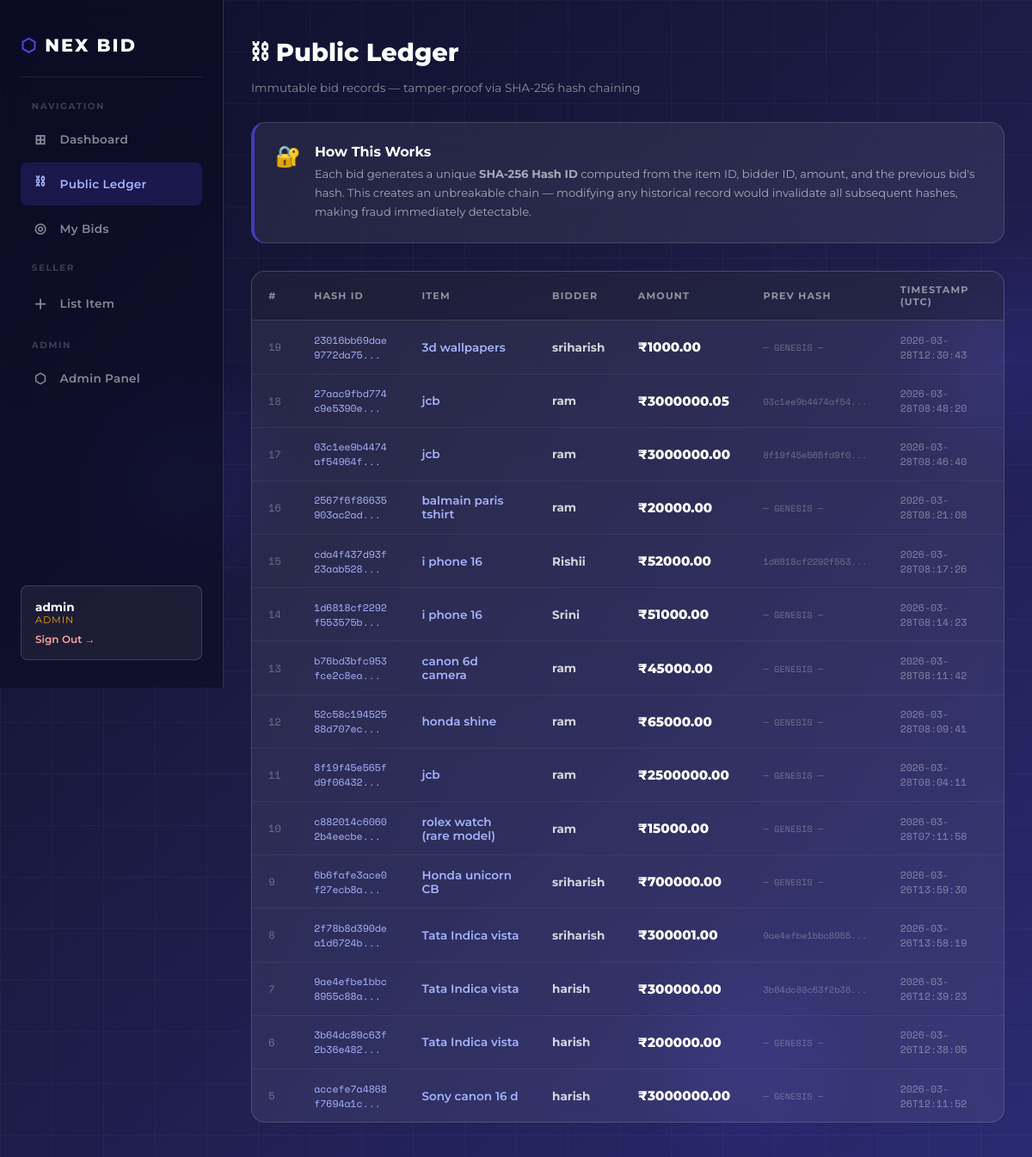
Screenshot of /ledger (signed in) with the database file from the repository.
### tables this page shows
CREATE TABLE public_ledger (
        id INTEGER PRIMARY KEY AUTOINCREMENT,
        hash_id TEXT UNIQUE NOT NULL,
        item_id INTEGER NOT NULL,
        bidder_id INTEGER NOT NULL,
        amount REAL NOT NULL,
        prev_hash TEXT,
        timestamp TIMESTAMP NOT NULL,
        FOREIGN KEY (item_id) REFERENCES items(id),
        FOREIGN KEY (bidder_id) REFERENCES users(id)
    );

CREATE TABLE items (
        id INTEGER PRIMARY KEY AUTOINCREMENT,
        title TEXT NOT NULL,
        description TEXT,
        image_url TEXT,
        starting_price REAL NOT NULL,
        current_price REAL NOT NULL,
        seller_id INTEGER NOT NULL,
        winner_id INTEGER,
        expires_at TIMESTAMP NOT NULL,
        status TEXT DEFAULT 'active',
        created_at TIMESTAMP DEFAULT CURRENT_TIMESTAMP, category TEXT DEFAULT 'Other',
        FOREIGN KEY (seller_id) REFERENCES users(id),
        FOREIGN KEY (winner_id) REFERENCES users(id)
    );

CREATE TABLE users (
        id INTEGER PRIMARY KEY AUTOINCREMENT,
        username TEXT UNIQUE NOT NULL,
        email TEXT UNIQUE NOT NULL,
        password_hash TEXT NOT NULL,
        role TEXT DEFAULT 'bidder',
        created_at TIMESTAMP DEFAULT CURRENT_TIMESTAMP
    );

### app.py (the view)
@app.route('/ledger')
@login_required
def public_ledger():
    db = get_db()
    entries = db.execute(
        "SELECT l.*, u.username, i.title FROM public_ledger l JOIN users u ON l.bidder_id=u.id JOIN items i ON l.item_id=i.id ORDER BY l.id DESC LIMIT 50"
    ).fetchall()
    return render_template('ledger.html', entries=entries)

### app.py (called while the page is built)
def get_db():
    if 'db' not in g:
        g.db = sqlite3.connect(DB_PATH)
        g.db.row_factory = sqlite3.Row
    return g.db

def login_required(f):
    @wraps(f)
    def decorated(*args, **kwargs):
        if 'user_id' not in session:
            return redirect(url_for('login'))
        return f(*args, **kwargs)
    return decorated

### templates/ledger.html (shortened to what this page needs)
{% extends 'base.html' %}
{% block content %}
<div class="page-header">
  <div>
    <h1>⛓ Public Ledger</h1>
    <p class="page-subtitle">Immutable bid records — tamper-proof via SHA-256 hash chaining</p>
  </div>
</div>
<div class="glass-card" style="padding:1.5rem;margin-bottom:2rem;border-left:4px solid rgba(79,70,229,0.7);">
  <div style="display:flex;align-items:flex-start;gap:1rem;">
    <div style="font-size:1.5rem;">🔐</div>
    <div>
      <div style="font-weight:700;margin-bottom:0.3rem;">How This Works</div>
      <div style="font-size:0.82rem;color:rgba(255,255,255,0.6);line-height:1.7;">
        Each bid generates a unique <strong>SHA-256 Hash ID</strong> computed from the item ID, bidder ID, amount, and the previous bid's hash.
        This creates an unbreakable chain — modifying any historical record would invalidate all subsequent hashes, making fraud immediately detectable.
      </div>
    </div>
  </div>
</div>
{% if entries %}
<div class="table-wrapper">
  <table>
    <thead>
      <tr>
        <th>#</th>
        <th>Hash ID</th>
        <th>Item</th>
        <th>Bidder</th>
        <th>Amount</th>
        <th>Prev Hash</th>
        <th>Timestamp (UTC)</th>
      </tr>
    </thead>
    <tbody>
      {% for entry in entries %}
      <tr>
        <td style="opacity:0.4;font-family:var(--font-mono);font-size:0.75rem;">{{ entry.id }}</td>
        <td class="hash-cell" title="{{ entry.hash_id }}">{{ entry.hash_id[:20] }}...</td>
        <td>
          <a href="{{ url_for('item_detail', item_id=entry.item_id) }}" style="color:#a5b4fc;text-decoration:none;font-weight:600;">
            {{ entry.title[:30] }}{% if entry.title | length > 30 %}...{% endif %}
          </a>
        </td>
        <td><strong>{{ entry.username }}</strong></td>
        <td style="font-weight:800;color:white;font-size:0.95rem;">₹{{ '%.2f' % entry.amount }}</td>
        <td>
          <span style="font-family:var(--font-mono);font-size:0.65rem;color:rgba(255,255,255,0.3);" title="{{ entry.prev_hash }}">
            {{ entry.prev_hash[:16] if entry.prev_hash != 'GENESIS' else '─ GENESIS ─' }}{{ '...' if entry.prev_hash != 'GENESIS' else '' }}
          </span>
        </td>
        <td style="font-family:var(--font-mono);font-size:0.72rem;opacity:0.5;">{{ entry.timestamp[:19] }}</td>
      </tr>
      {% endfor %}
    </tbody>
  </table>
</div>
{% endif %}
{% endblock %}

### static/style.css (style rules this page uses)
*, *::before, *::after { box-sizing: border-box; margin: 0; padding: 0; }
:root { --bg-deep: #0d0d2b; --bg-dark: #1a1a40; --bg-mid: #1f1f5a; --bg-grad: #2a2a72; --accent: #4f46e5; --accent2: #7c3aed; --gold: #f59e0b; --cyan: #06b6d4; --white: #ffffff; --white80: rgba(255,255,255,0.8); --white50: rgba(255,255,255,0.5); --white20: rgba(255,255,255,0.2); --white10: rgba(255,255,255,0.1); --white06: rgba(255,255,255,0.06); --glass-bg: rgba(255,255,255,0.07); --glass-border: rgba(255,255,255,0.15); --glass-hover: rgba(255,255,255,0.12); --danger: #ef4444; --success: #10b981; --warning: #f59e0b; --radius: 16px; --radius-sm: 8px; --font: 'Montserrat', sans-serif; --font-mono: 'Space Mono', monospace; --transition: 0.3s cubic-bezier(0.4, 0, 0.2, 1); }
html { scroll-behavior: smooth; }
body { font-family: var(--font); background: linear-gradient(135deg, var(--bg-deep) 0%, var(--bg-dark) 40%, var(--bg-grad) 100%); min-height: 100vh; color: var(--white); overflow-x: hidden; }
.glass-card { background: var(--glass-bg); border: 1px solid var(--glass-border); backdrop-filter: blur(20px); -webkit-backdrop-filter: blur(20px); border-radius: var(--radius); transition: var(--transition); }
.page-header { margin-bottom: 2rem; display: flex; align-items: flex-start; justify-content: space-between; flex-wrap: wrap; gap: 1rem; }
.page-header h1 { font-size: 1.8rem; font-weight: 800; }
.page-subtitle { font-size: 0.85rem; color: var(--white50); margin-top: 0.3rem; }
.table-wrapper { background: var(--glass-bg); border: 1px solid var(--glass-border); border-radius: var(--radius); overflow: hidden; backdrop-filter: blur(10px); overflow-x: auto; }
table { width: 100%; border-collapse: collapse; font-size: 0.85rem; }
thead th { padding: 0.9rem 1.2rem; text-align: left; font-size: 0.7rem; font-weight: 700; letter-spacing: 0.1em; text-transform: uppercase; color: var(--white50); background: rgba(0,0,0,0.2); border-bottom: 1px solid var(--glass-border); }
tbody tr { border-bottom: 1px solid var(--white06); transition: background 0.2s; }
tbody tr:last-child { border-bottom: none; }
td { padding: 0.85rem 1.2rem; color: var(--white80); }
.hash-cell { font-family: var(--font-mono); font-size: 0.72rem; color: #a5b4fc; word-break: break-all; }

### rows the page displays
public_ledger: id "19", hash_id "23016bb69dae9772da75", title "3d wallpapers", username "sriharish", amount "1000.00", prev_hash "─ GENESIS ─", timestamp "2026-03-28T12:30:43"
public_ledger: id "18", hash_id "27aac9fbd774c9e5390e", title "jcb", username "ram", amount "3000000.05", prev_hash "03c1ee9b4474af54", prev_hash "...", timestamp "2026-03-28T08:48:20"
public_ledger: id "17", hash_id "03c1ee9b4474af54964f", title "jcb", username "ram", amount "3000000.00", prev_hash "8f19f45e565fd9f0", prev_hash "...", timestamp "2026-03-28T08:46:40"
public_ledger: id "16", hash_id "2567f6f86635903ac2ad", title "balmain paris tshirt", username "ram", amount "20000.00", prev_hash "─ GENESIS ─", timestamp "2026-03-28T08:21:08"
public_ledger: id "15", hash_id "cda4f437d93f23aab528", title "i phone 16", username "Rishii", amount "52000.00", prev_hash "1d6818cf2292f553", prev_hash "...", timestamp "2026-03-28T08:17:26"
public_ledger: id "14", hash_id "1d6818cf2292f553575b", title "i phone 16", username "Srini", amount "51000.00", prev_hash "─ GENESIS ─", timestamp "2026-03-28T08:14:23"
public_ledger: id "13", hash_id "b76bd3bfc953fce2c8ea", title "canon 6d camera", username "ram", amount "45000.00", prev_hash "─ GENESIS ─", timestamp "2026-03-28T08:11:42"
public_ledger: id "12", hash_id "52c58c19452588d707ec", title "honda shine", username "ram", amount "65000.00", prev_hash "─ GENESIS ─", timestamp "2026-03-28T08:09:41"
public_ledger: id "11", hash_id "8f19f45e565fd9f06432", title "jcb", username "ram", amount "2500000.00", prev_hash "─ GENESIS ─", timestamp "2026-03-28T08:04:11"
public_ledger: id "10", hash_id "c882014c60602b4eecbe", title "rolex watch (rare model)", username "ram", amount "15000.00", prev_hash "─ GENESIS ─", timestamp "2026-03-28T07:11:58"
public_ledger: id "9", hash_id "6b6fafe3ace0f27ecb8a", title "Honda unicorn CB", username "sriharish", amount "700000.00", prev_hash "─ GENESIS ─", timestamp "2026-03-26T13:59:30"
public_ledger: id "8", hash_id "2f78b8d390dea1d6724b", title "Tata Indica vista", username "sriharish", amount "300001.00", prev_hash "9ae4efbe1bbc8955", prev_hash "...", timestamp "2026-03-26T13:58:19"
public_ledger: id "7", hash_id "9ae4efbe1bbc8955c88a", title "Tata Indica vista", username "harish", amount "300000.00", prev_hash "3b64dc89c63f2b36", prev_hash "...", timestamp "2026-03-26T12:39:23"
public_ledger: id "6", hash_id "3b64dc89c63f2b36e482", title "Tata Indica vista", username "harish", amount "200000.00", prev_hash "─ GENESIS ─", timestamp "2026-03-26T12:38:05"
public_ledger: id "5", hash_id "accefe7a4868f7694a1c", title "Sony canon 16 d", username "harish", amount "3000000.00", prev_hash "─ GENESIS ─", timestamp "2026-03-26T12:11:52"

### other values shown
{{ session.get('username', 'Guest') }} "admin"
{{ session.get('role', 'bidder') | upper }} "ADMIN"
